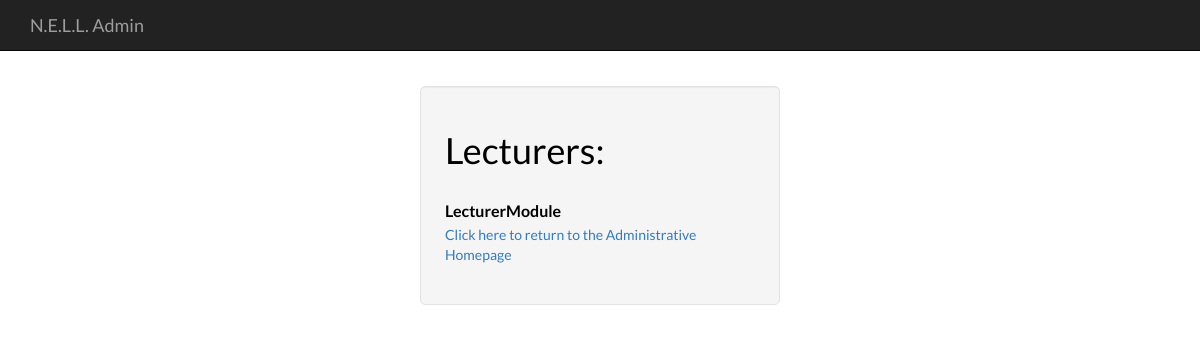
The app's page /lecList.php, older data.
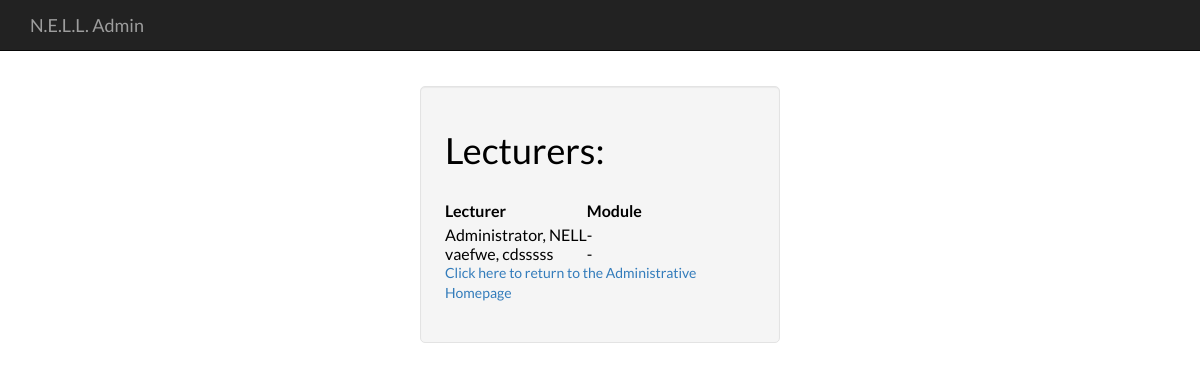
The same page, newer data.
### tables this page shows
CREATE TABLE IF NOT EXISTS `lecturers` (
  `lecturer_id` int(9) NOT NULL,
  `email` varchar(40) NOT NULL,
  `password` varchar(20) NOT NULL,
  `first_name` varchar(30) NOT NULL,
  `last_name` varchar(30) NOT NULL
);

### lecList.php (the view, shortened to what this page needs)
<html>
	<head>
        <link href="css/font-awesome.min.css"
        rel="stylesheet" type="text/css">
        <link href="css/bootstrap.css"
        rel="stylesheet" type="text/css">
	</head>
	<body>
		<div class="navbar navbar-default navbar-inverse navbar-static-top">
			<div class="container">
				<div class="navbar-header">
					<a class="navbar-brand" href="adminPage.php"><span>N.E.L.L. Admin</span></a>
				</div>
				<div class="collapse navbar-collapse" id="navbar-ex-collapse">
				</div>
			</div>
		</div>
		<div class="section">
			<div class="container">
                <div class="row">
                    <div class="col-md-4"></div>
                    <div class="col-md-4">
                        <div class="well well-lg">
							<div>
								<h1>
								Lecturers:
								</h1>
								<br/>
								<table>
									<tr>
										<td>
											<label>Lecturer</label>
										</td>
										<td>
											<label>Module</label>
										</td>
									</tr>
									<?php
										$query = mysql_query("SELECT lecturer_id, last_name, first_name FROM lecturers");
										while($row = mysql_fetch_array($query))
										{
											$lName = $row["last_name"];
											$fname = $row["first_name"];
											$id = $row["lecturer_id"];
											echo '
												<tr>
													<td>
														' . $lName . ', ' . $fname . '
													</td>
													<td>';
														$result = mysql_query("SELECT mod_code FROM modules WHERE lecturer_id = " . $id);
														if(mysql_num_rows($result) > 0)
														{
															echo $result["mod_code"];
														}
														else
														{
															echo '-';
														}
											echo		'
													</td>
												</tr>';
										}
									?>
								</table>
							</div>
							<div class = "form-group">
								<a href = "adminPage.php">
									Click here to return to the Administrative Homepage
								</a>
							</div>
						</div>
					</div>
				</div>
			</div>
		</div>
	<body/>
<html>

Row changes from the older to the newer data that the page shows:
added lecturers: last_name "Administrator", first_name "NELL"
added lecturers: last_name "vaefwe", first_name "cdsssss"
